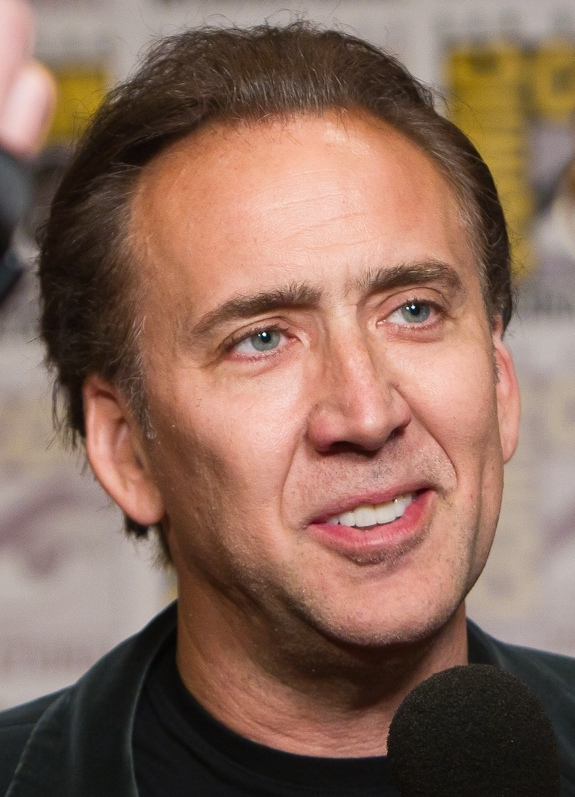
#> input picture Training images/NicolasCage_Train.jpg, 575 x 797 px, found by its file name
$ jupyter execute --allow-errors 'Ice task 1 - ST10312387.ipynb'
#> lines starting #> are read from the running program, lines starting #| are printed output that depends on the picture
FACE DETECTOR

[cell 1]
# Import all relevant libraries

import pandas as pd
import cv2
import numpy as np
import matplotlib.pyplot as plt
import npwriter
from sklearn.neighbors import KNeighborsClassifier

[cell 2]
# This XML contains the parameters for a classifier used to identify images:

classifier = cv2.CascadeClassifier('haarcascade_frontalface_default.xml')

[cell 3]
# Assign the image to a variable named 'nc'
# Read the image file
# Convert the image to grayscale and store it in a variable named 'gray_nc'
# DetectMultiScale is used to detect faces in the image and creates a rectangle around the identified image

nc = r'Training images\NicolasCage_Train.jpg'
image_nc = cv2.imread(nc)
#> image_nc is the input picture: shape (797, 575, 3); mean B, G, R 92.2, 106.8, 137.9
gray_nc = cv2.cvtColor(image_nc, cv2.COLOR_BGR2GRAY)
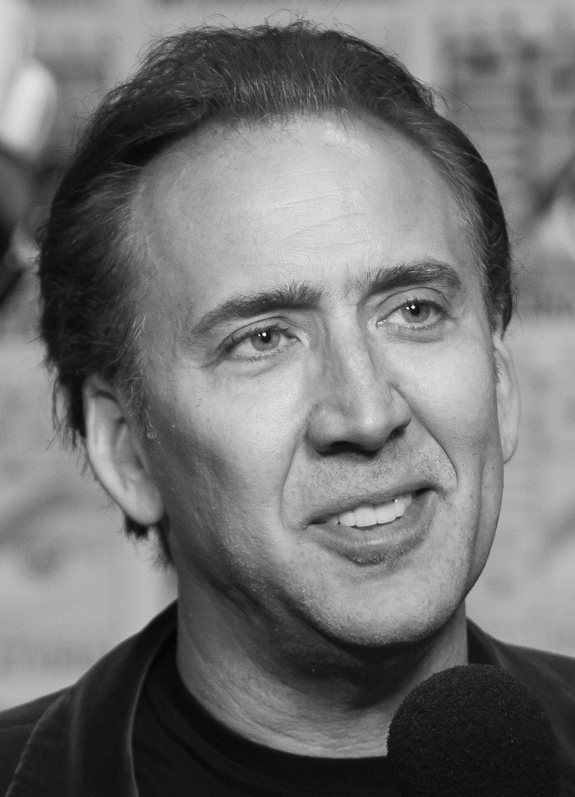
#> gray_nc: shape (797, 575); min 3, max 250, mean 114.5
faces_nc = classifier.detectMultiScale(gray_nc, scaleFactor=1.1, minNeighbors=5, minSize=(30, 30))
#> faces_nc = [[119, 158, 422, 422]]

[cell 4]
# Same steps as done with NicholasCage_Train - This is just done for another image 'denzel-washington_train.jpg':

dw = r'Training images\denzel-washington_train.jpg'
image_dw = cv2.imread(dw)
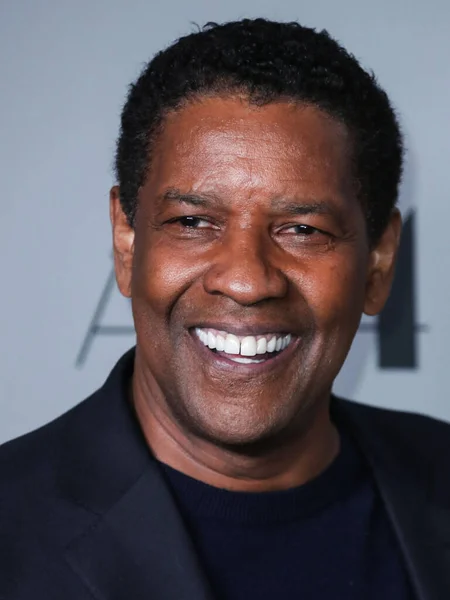
#> input picture Training images/denzel-washington_train.jpg, 450 x 600 px, found by its file name
#> image_dw is the input picture: shape (600, 450, 3); mean B, G, R 91.2, 85.1, 93
gray_dw = cv2.cvtColor(image_dw, cv2.COLOR_BGR2GRAY)
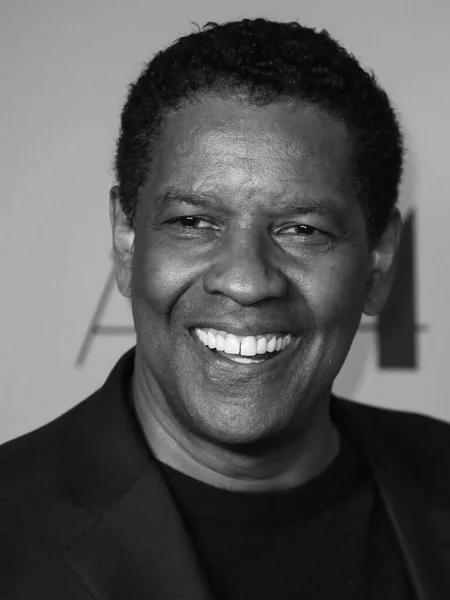
#> gray_dw: shape (600, 450); min 0, max 255, mean 88.2
faces_dw = classifier.detectMultiScale(gray_dw, scaleFactor=1.1, minNeighbors=5, minSize=(30, 30))
#> faces_dw = [[107, 114, 284, 284]]

[cell 5]
# Same steps as done with NicholasCage_Train - This is just done for another image 'Dwayne_Johnson_train.jpg':

dj = r'Training images\Dwayne_Johnson_train.jpg'
image_dj = cv2.imread(dj)
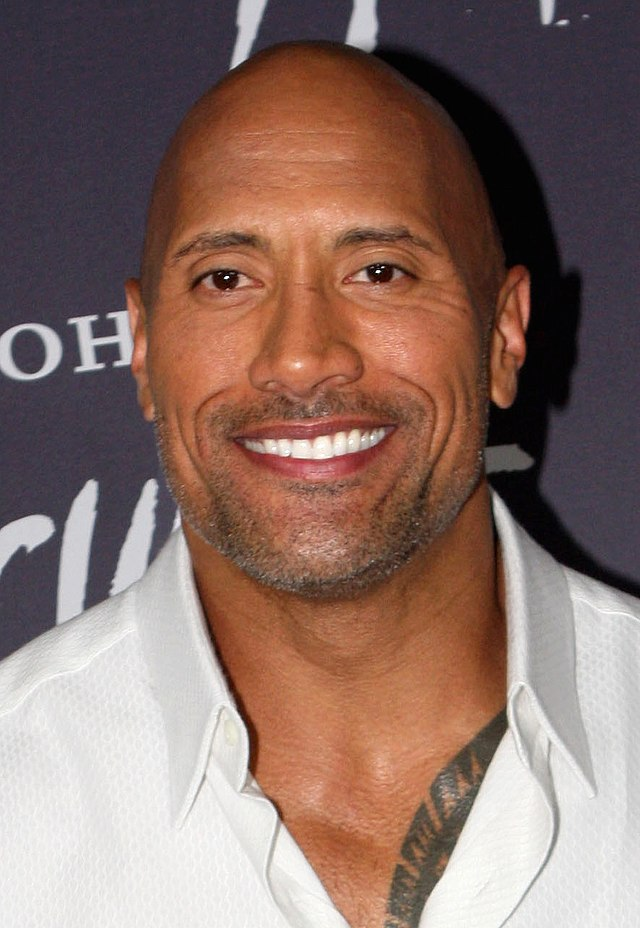
#> input picture Training images/Dwayne_Johnson_train.jpg, 640 x 928 px, found by its file name
#> image_dj is the input picture: shape (928, 640, 3); mean B, G, R 103.4, 111.5, 137.9
gray_dj = cv2.cvtColor(image_dj, cv2.COLOR_BGR2GRAY)
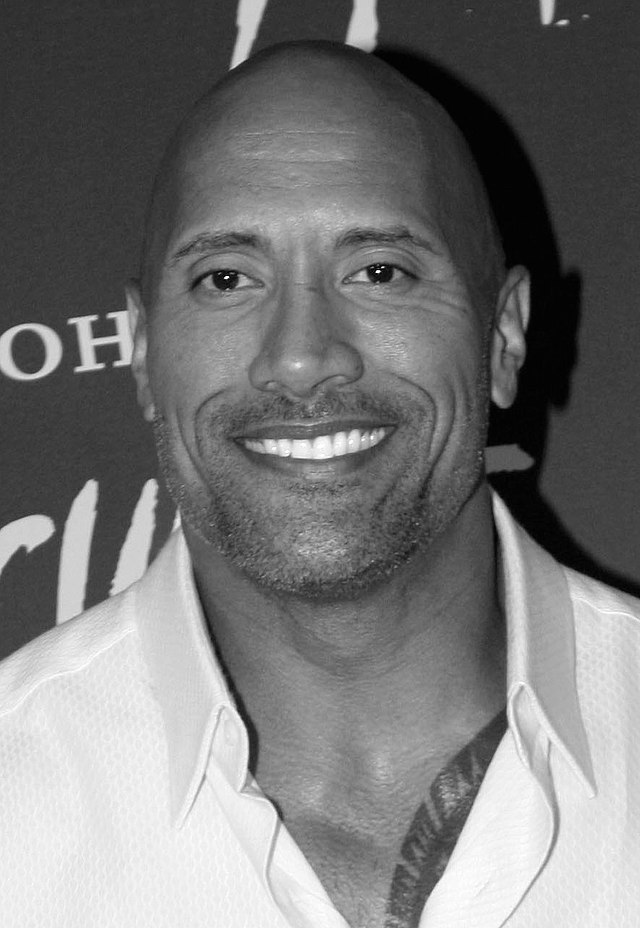
#> gray_dj: shape (928, 640); min 0, max 255, mean 118.5
faces_dj = classifier.detectMultiScale(gray_dj, scaleFactor=1.1, minNeighbors=5, minSize=(30, 30))
#> faces_dj = [[107, 121, 404, 404]]

[cell 6]
# Create 2 empty lists, that will be used later to store data:

all_list = []
all_names = []

[cell 7]
# Iterate through 3 images to:
    # - Detect faces in each image
    # - Name each image with the specified name
    # - Include the grayscale image
# Add a new empty list ('f_list')

for faces, name, gray_image, image in [
    (faces_nc, 'Nicolas Cage', gray_nc, image_nc),
    (faces_dw, 'Denzel Washington', gray_dw, image_dw),
    (faces_dj, 'Dwayne Johnson', gray_dj, image_dj)]:
    f_list = []

# Another iteratation through all images to:
    # - Create a rectangle around the face in image
    # - Extract the coordinates of the face in the grayscale image
    # - Resize the facial image
    # - Flatten/convert the image into data points and append the data to the 'f_list'

    for (x, y, w, h) in faces:
        cv2.rectangle(image, (x, y), (x+w, y+h), (255, 0, 0), 2)
        face = gray_image[y:y+h, x:x+w]
        face = cv2.resize(face, (100, 100))
        f_list.append(face.reshape(-1))

    # Display the image with detected faces
    image_rgb = cv2.cvtColor(image, cv2.COLOR_BGR2RGB)
    plt.imshow(image_rgb)
    plt.title(name)
    plt.axis('off')
    plt.show()

# All the contents in 'f_list' is appended to a master list
# Names associated to the images are added

    all_list.extend(f_list)
    all_names.extend([name] * len(f_list))
#> this loop made 3 passes
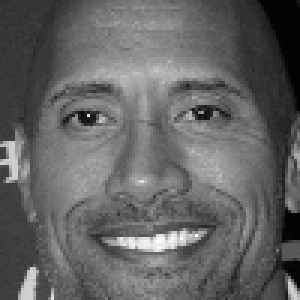
#> face: shape (100, 100) (shown 3 times larger); min 2, max 254, mean 99.3
#> after the loop, all_list = 3 items; all_names = ['Nicolas Cage', 'Denzel Washington', 'Dwayne Johnson']

[cell 8]
# Create a dataframe with full list of data points
# Add the image names as a new column in the dataframe
# Save the dataframe to a csv file (This is done so that the file can be used again in future if required)

concatenated_data = pd.DataFrame(all_list)
#> concatenated_data = table of 3 rows and 10000 columns
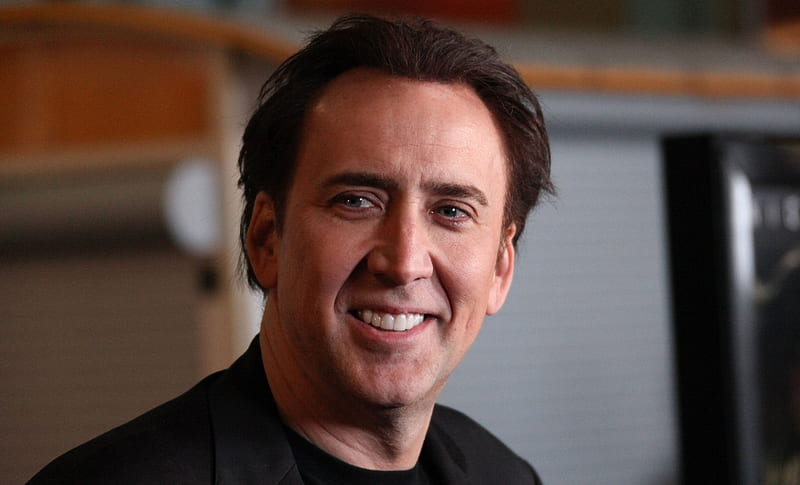
#> input picture Test images/NicholasCage_Test.jpg, 800 x 485 px, found by its file name
#> further down, image is the input picture: shape (485, 800, 3); mean B, G, R 63.6, 70.1, 90
#> `gray = cv2.cvtColor(image, cv2.COLOR_BGR2GRAY)`:
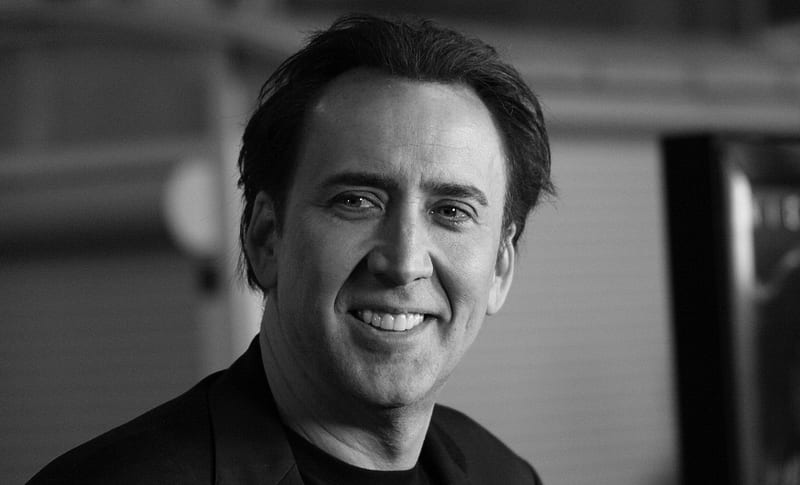
#> gray: shape (485, 800); min 0, max 255, mean 75.3
#> `faces = classifier.detectMultiScale(gray, scaleFactor=1.1, minNeighbor..`: faces = [[267, 97, 274, 274]]
#> the loop `for (x, y, w, h) in faces:` made 1 pass
#> pass 1, `face = gray[y:y+h, x:x+w]`:
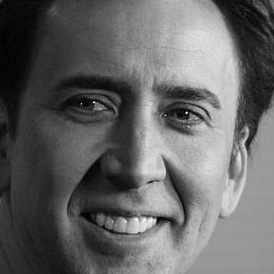
#> face: shape (274, 274); min 0, max 255, mean 100.7
#> pass 1, `face = cv2.resize(face, (100, 100))`:
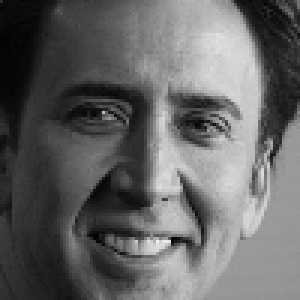
#> face: shape (100, 100) (shown 3 times larger); min 2, max 240, mean 100.5
#> after the loop `for (x, y, w, h) in faces:`: test_data = 1 item
#> pass 2 of the loop `for img in test_images:`:
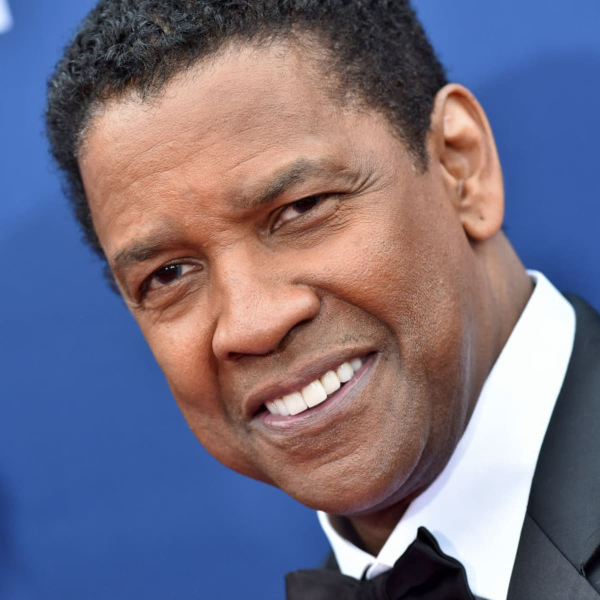
#> input picture Test images/denzel-washington_test.jpg, 1200 x 1200 px, found by its file name (shown at 1/2 size)
#> image is the input picture: shape (1200, 1200, 3); mean B, G, R 129.9, 110.7, 116.6
#> `gray = cv2.cvtColor(image, cv2.COLOR_BGR2GRAY)`:
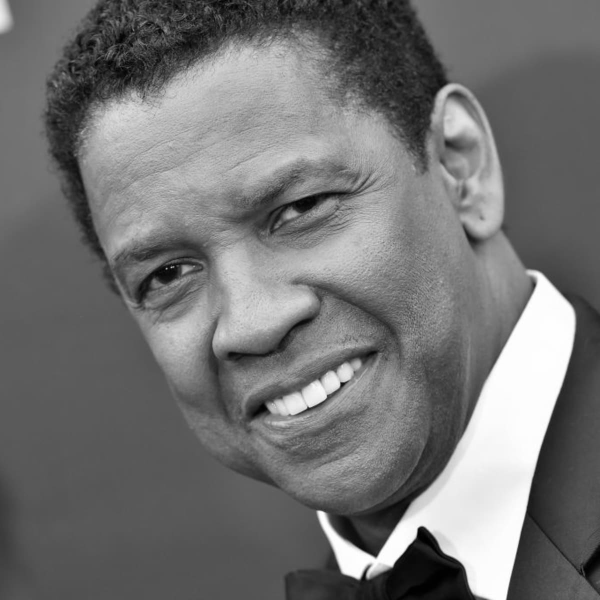
#> gray: shape (1200, 1200) (shown at 1/2 size); min 0, max 255, mean 114.7
#> `faces = classifier.detectMultiScale(gray, scaleFactor=1.1, minNeighbor..`: faces = [[824, 244, 224, 224]]
#> the loop `for (x, y, w, h) in faces:` made 1 pass
#> pass 1, `face = gray[y:y+h, x:x+w]`:
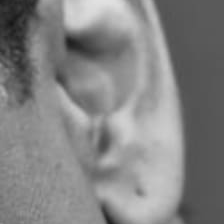
#> face: shape (224, 224); min 21, max 225, mean 131.3
#> after the loop `for (x, y, w, h) in faces:`: test_data = 2 items
concatenated_data['name'] = all_names
concatenated_data.to_csv('concatenated_data.csv', index=False)

[cell 9]
# Read the csv file that was created into a dataframe

data = pd.read_csv('concatenated_data.csv')

[cell 10]
# Check the first few rows in the dataframe

data.head()

[cell 11]
# Create the x and y features.
    # - X_train includes all columns other than the name of the image
    # - y_train is only the name column as this is the target of the model - To identify the name of the face in an image

X_train = data.drop(columns = ['name'])
y_train = data['name']

[cell 12]
# View first few columns of X_train

X_train.head()

[cell 13]
# View first few columns of y_train

y_train.head()

[cell 14]
# Create a KNN model that considers the closest neighbour when making predictions
# Train the model by fitting the X and y training features

knn = KNeighborsClassifier(n_neighbors=1)
knn.fit(X_train, y_train)

[cell 15]
# Create a list with 4 files/images:

test_images = [r'Test images\NicholasCage_Test.jpg', 'Test images\denzel-washington_test.jpg', 'Test images\denzel-washington_train_test.jpg', 'Test images\Dwayne_Johnson_train_test.jpg']

[cell 16]
# Create an empty list, that will be used later to store data:

test_data = []

#> (a cell that did not finish here is left out)

[cell 18]
# Create a dataframe with the full list of test data points

test_df = pd.DataFrame(test_data)
#> test_df = table of 2 rows and 10000 columns

[cell 19]
# Save the dataframe to a csv file (This is done so that the file can be used again in future if required)

test_df.to_csv('test_data.csv', index=0)

[cell 20]
# Check the first few rows in the dataframe

test_df.head()
#> Out = table of 2 rows and 10000 columns

[cell 21]
# The trained KNN model makes predictions on the new test data

predictions = knn.predict(test_df)

[cell 22]
# A final iteration is created that prints the test file name and the predicted label the model assigned

for img, pred in zip(test_images, predictions):
    print(f"Prediction for {img}: {pred}")
#> this loop made 2 passes
#| Prediction for Test images\NicholasCage_Test.jpg: Dwayne Johnson
#| Prediction for Test images\denzel-washington_test.jpg: Dwayne Johnson
